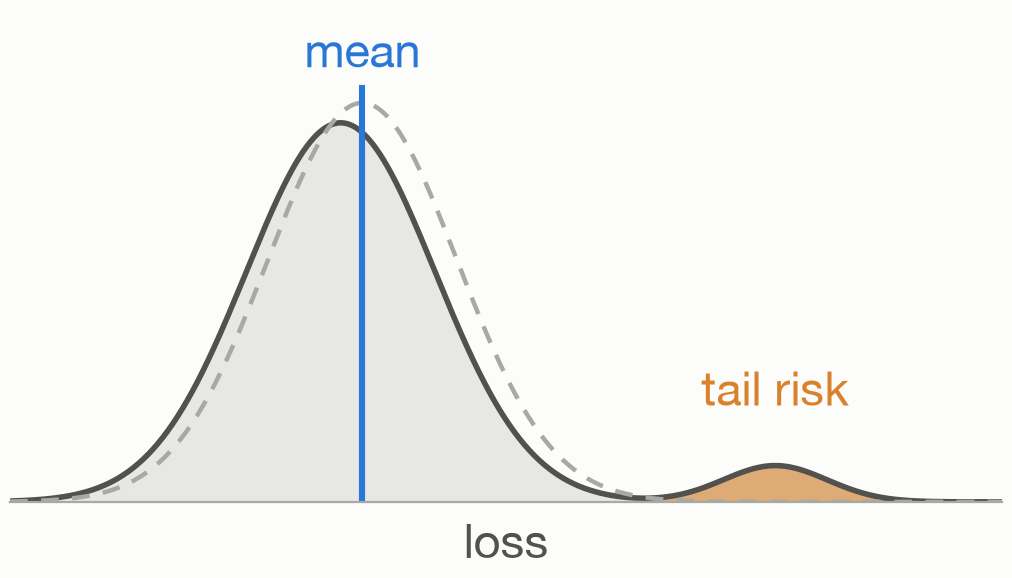

Here is the Python script that generated this plot:
"""A loss distribution whose mean looks harmless but whose tail holds rare, costly outcomes.

Run: python 09_tail_risk.py  (requires numpy, scipy, matplotlib)
"""

import matplotlib.pyplot as plt
import numpy as np
from scipy.stats import norm

from common import INK2, MODEL, POINT, SURFACE, TRUTH, save, setup_style

W_TAIL, MU_TAIL, STD_TAIL = 0.05, 4.6, 0.55


def density(x):
    return (1 - W_TAIL) * norm.pdf(x, 0, 1) + W_TAIL * norm.pdf(x, MU_TAIL, STD_TAIL)


xs = np.linspace(-3.5, 7, 800)
px = density(xs)
mean = W_TAIL * MU_TAIL
cdf = np.cumsum(px) * (xs[1] - xs[0])
var95 = xs[np.searchsorted(cdf, 0.95)]

setup_style()
fig, ax = plt.subplots(figsize=(6.4, 3.2), facecolor=SURFACE)
ax.set_facecolor(SURFACE)
ax.fill_between(xs, 0, px, color=INK2, alpha=0.12, lw=0)
tail = xs >= var95
ax.fill_between(xs[tail], 0, px[tail], color=TRUTH, alpha=0.6, lw=0)
ax.plot(xs, px, color=INK2, lw=2)
ax.plot(xs, norm.pdf(xs, mean, 1), color=POINT, lw=1.6, ls=(0, (4, 3)))
ax.axvline(mean, ymax=0.84, color=MODEL, lw=2.2)

ax.text(mean, px.max() * 1.12, "mean", color=MODEL, fontsize=17, ha="center", va="bottom")
ax.text(MU_TAIL, density(MU_TAIL) + 0.05, "tail risk", color=TRUTH, fontsize=17,
        ha="center", va="bottom")

ax.set_xlim(xs[0], xs[-1])
ax.set_ylim(0, px.max() * 1.3)
ax.set_xlabel("loss", fontsize=17, color=INK2)
ax.set_xticks([])
ax.set_yticks([])
for side in ("top", "right", "left"):
    ax.spines[side].set_visible(False)
ax.spines["bottom"].set_color(POINT)

save(fig, __file__)
